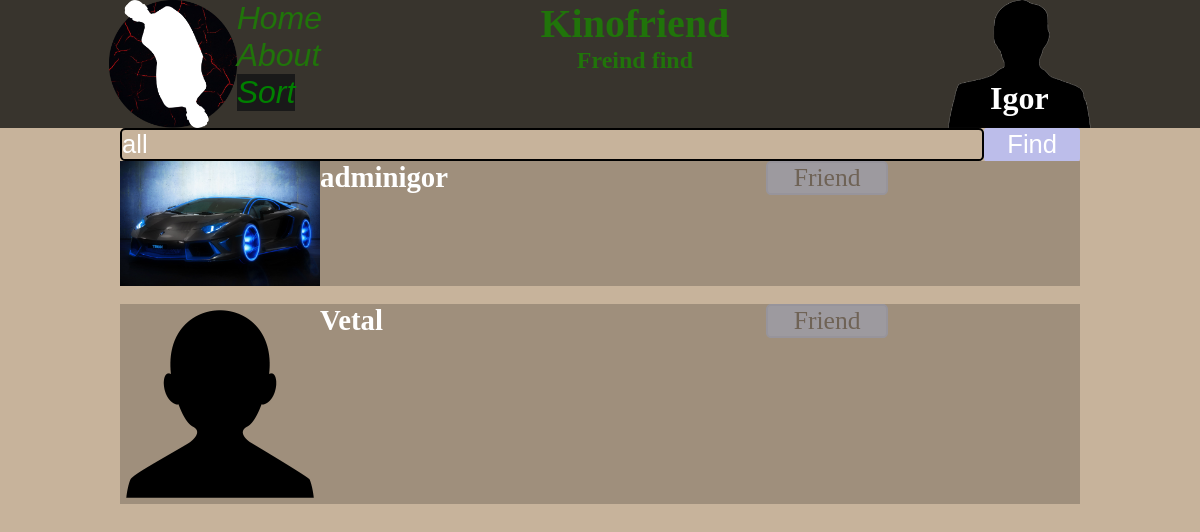
Before: /users/ (signed in) with the older database file.
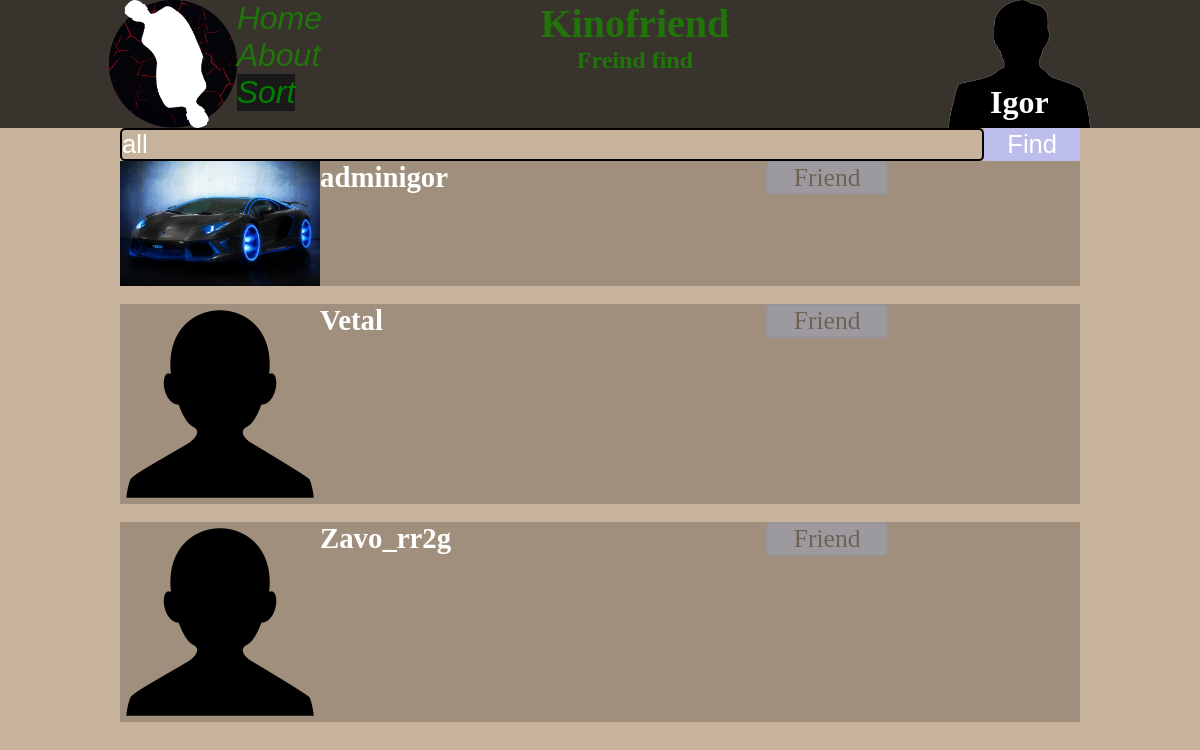
After: the same page with the newer database file.
### users/models.py (models this page shows, shortened)
class User(AbstractUser):
	age = models.PositiveSmallIntegerField(default=0,null=True,blank=True)
	img = models.ImageField(upload_to="user_img/",default="user_img/default.png",blank=False)
	country = models.ForeignKey(Country, on_delete=models.CASCADE, null=True, blank=False)
	like_films = models.ManyToManyField(Films, blank=True)
	like_serials = models.ManyToManyField(Serials, blank=True)
	friends = models.ManyToManyField("self", blank=True)
	friends_want_add = models.ManyToManyField("self",blank=True,symmetrical=False)
	USERNAME_FIELD = 'username'
	REQUIRED_FIELDS = []
	class Meta:
		verbose_name = "User"
		verbose_name_plural = "Users"

### users/views.py (the view)
# urls.py: path('', views.all_users, name='all_users'),
def all_users(request):
    user_account = user_ret(request)
    value_find = 'all'
    if request.method == "POST":
        try:
            users=User.objects.filter(username=request.POST['find_name'])
            value_find = request.POST['find_name']
        except:
            users = {}
        if request.POST['find_name'] == 'all':
            users = User.objects.all()[:50]
    else:
        users = User.objects.all()[:50]
    return render(request,
    "users/all_users.html",
    {"genre":Genre.objects.all(),
    "type":Type.objects.all(),
    "years": years,
    "str_type":str_url_type,
    "str_genre":str_url_genre,
    "year":year,
    "reg":user_account,
    "all_users": users,
    "value_find":value_find,
    }
)

### films/models.py (called while the page is built)
    def __str__(self):
        return self.name

    def __str__(self):
        return self.name

### films/views.py (called while the page is built)
def user_ret(request):
    try:
        user = User.objects.get(pk=request.session["id"])
        return user
    except:
        return {}

### users/templates/users/all_users.html (shortened to what this page needs)
{% extends 'shablons/base.html' %}
{% load static %}
{% block content %}
	<link rel="stylesheet" href="{% static 'users/all_users.css' %}">
	<main class="main_all_users">
		<form class="form_all_user" method="post">
			<input class="find_name" name="find_name" value='{{ value_find }}'></input>
			<button class="btn_find" type="submit">Find</button>
		</form>
		<div class="user_all">
			{% for u in all_users.all %}
				{% if u.id != reg.id %}
					<div class="user">
						<div class="user_img_name">
							<img class="img_user_one" src="{{ u.img.url }}" alt="img">
							<h1>{{ u.username }}</h1>
						</div>
						<div class="btns_user">
							{% if u in reg.friends.all %}
								<p class='text_if_friend'>Friend</p>
							{% else %}
								<button value="{{ u.id }}" id="btn_{{u.username}}" onclick="btn_friend(this)" class="btn_friend">Add friend</button>
							{% endif %}
						</div>
					</div>
					<br>
				{% endif %}
			{% endfor %}
		</div>
		</main>
{% endblock %}

Changed rows visible on the page:
added User: img (placeholder picture), username "Zavo_rr2g", shows "Friend"
